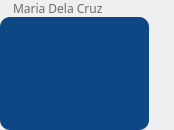
<?xml version="1.0" encoding="UTF-8"?>
<ui version="4.0">
 <class>Form</class>
 <widget class="QWidget" name="Form">
  <property name="geometry">
   <rect>
    <x>0</x>
    <y>0</y>
    <width>174</width>
    <height>130</height>
   </rect>
  </property>
  <layout class="QVBoxLayout" name="verticalLayout">
   <property name="spacing">
    <number>0</number>
   </property>
   <property name="leftMargin">
    <number>0</number>
   </property>
   <property name="topMargin">
    <number>0</number>
   </property>
   <property name="rightMargin">
    <number>0</number>
   </property>
   <property name="bottomMargin">
    <number>0</number>
   </property>
   <item>
    <widget class="QLabel" name="lbl_sender">
     <property name="sizePolicy">
      <sizepolicy hsizetype="Preferred" vsizetype="Minimum">
       <horstretch>0</horstretch>
       <verstretch>0</verstretch>
      </sizepolicy>
     </property>
     <property name="font">
      <font>
       <family>Barlow</family>
      </font>
     </property>
     <property name="styleSheet">
      <string notr="true">color: #6b6b6b; padding-left: 10px</string>
     </property>
     <property name="text">
      <string>Maria Dela Cruz</string>
     </property>
    </widget>
   </item>
   <item>
    <layout class="QHBoxLayout" name="horizontalLayout">
     <property name="spacing">
      <number>0</number>
     </property>
     <item>
      <widget class="QTextEdit" name="textEdit">
       <property name="styleSheet">
        <string notr="true">border-radius: 10px; background-color: #0e4884; padding: 10px; color: white;</string>
       </property>
       <property name="frameShadow">
        <enum>QFrame::Plain</enum>
       </property>
       <property name="verticalScrollBarPolicy">
        <enum>Qt::ScrollBarAlwaysOff</enum>
       </property>
       <property name="horizontalScrollBarPolicy">
        <enum>Qt::ScrollBarAlwaysOff</enum>
       </property>
       <property name="sizeAdjustPolicy">
        <enum>QAbstractScrollArea::AdjustToContents</enum>
       </property>
       <property name="undoRedoEnabled">
        <bool>false</bool>
       </property>
       <property name="readOnly">
        <bool>true</bool>
       </property>
       <property name="html">
        <string>&lt;!DOCTYPE HTML PUBLIC &quot;-//W3C//DTD HTML 4.0//EN&quot; &quot;http://www.w3.org/TR/REC-html40/strict.dtd&quot;&gt;
&lt;html&gt;&lt;head&gt;&lt;meta name=&quot;qrichtext&quot; content=&quot;1&quot; /&gt;&lt;style type=&quot;text/css&quot;&gt;
p, li { white-space: pre-wrap; }
&lt;/style&gt;&lt;/head&gt;&lt;body style=&quot; font-family:'MS Shell Dlg 2'; font-size:8.25pt; font-weight:400; font-style:normal;&quot;&gt;
&lt;p align=&quot;right&quot; style=&quot;-qt-paragraph-type:empty; margin-top:0px; margin-bottom:0px; margin-left:0px; margin-right:0px; -qt-block-indent:0; text-indent:0px;&quot;&gt;&lt;br /&gt;&lt;/p&gt;&lt;/body&gt;&lt;/html&gt;</string>
       </property>
       <property name="acceptRichText">
        <bool>false</bool>
       </property>
      </widget>
     </item>
     <item>
      <widget class="QLabel" name="lbl_reply">
       <property name="sizePolicy">
        <sizepolicy hsizetype="Minimum" vsizetype="Preferred">
         <horstretch>0</horstretch>
         <verstretch>0</verstretch>
        </sizepolicy>
       </property>
       <property name="minimumSize">
        <size>
         <width>25</width>
         <height>0</height>
        </size>
       </property>
       <property name="maximumSize">
        <size>
         <width>25</width>
         <height>16777215</height>
        </size>
       </property>
       <property name="styleSheet">
        <string notr="true">QLabel{
	background: none;
	background-repeat: none;
	background-image: url(:/icons/reply.png);
	background-position: center center;
}

QLabel:hover{
	background: none;
	background-repeat: none;
	background-image: url(:/icons/reply_2.png);
	background-position: center center;
}
</string>
       </property>
       <property name="text">
        <string/>
       </property>
       <property name="alignment">
        <set>Qt::AlignCenter</set>
       </property>
      </widget>
     </item>
    </layout>
   </item>
  </layout>
 </widget>
 <resources>
  <include location="C:/Users/moral/Desktop/Resources/Resources.qrc"/>
 </resources>
 <connections/>
</ui>
